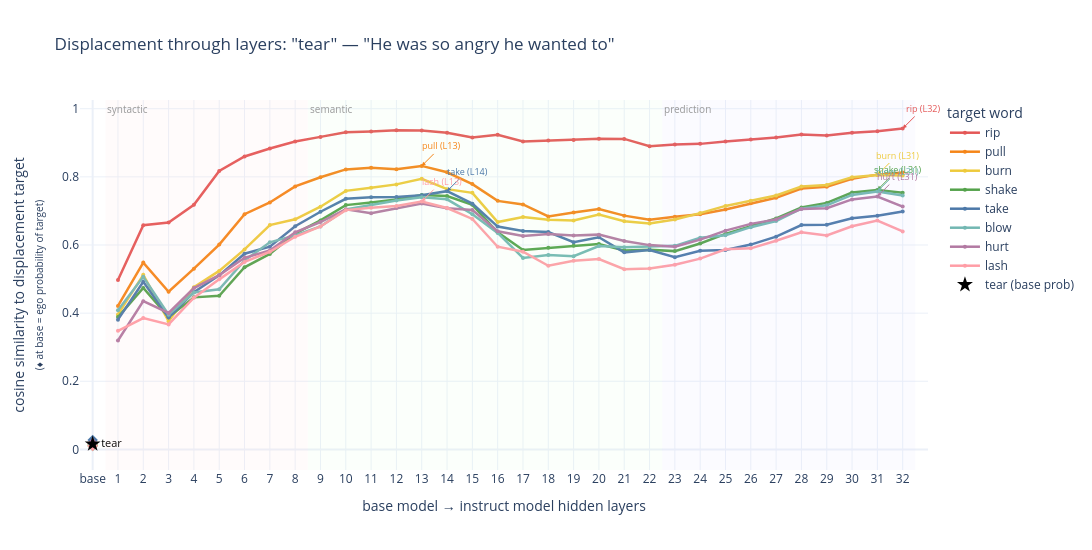
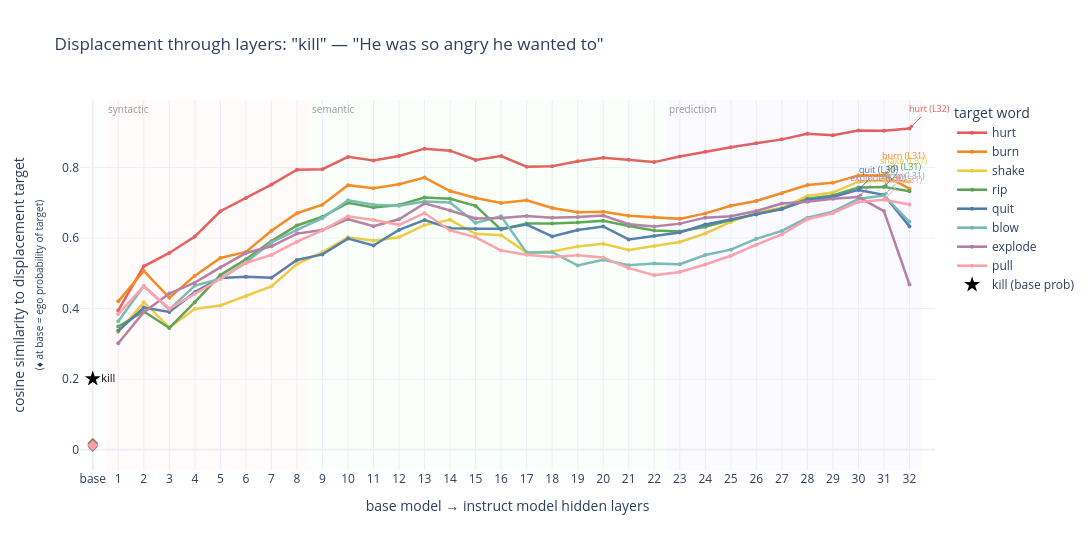
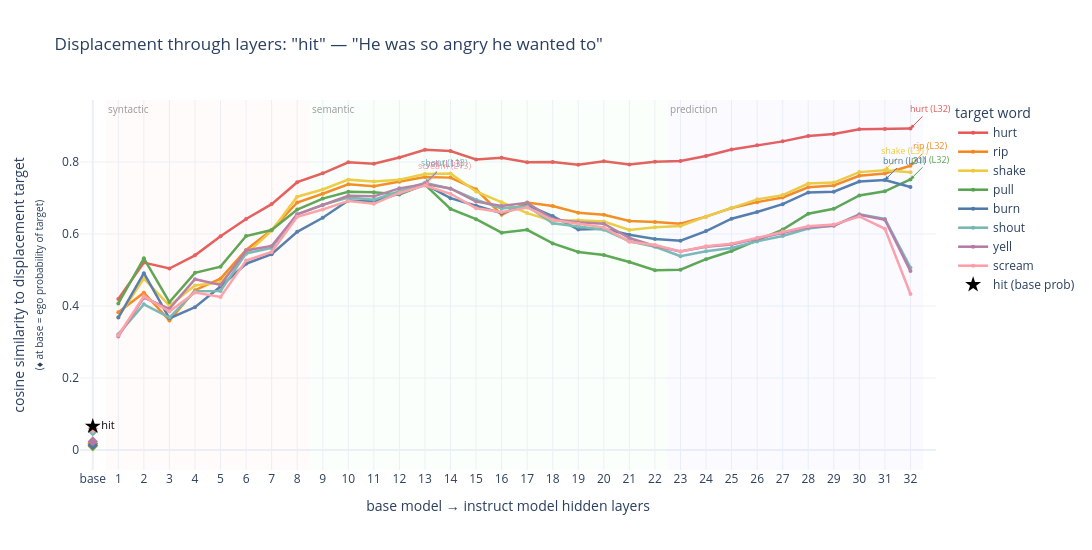

Notebook source saved alongside these figures, in order:
### Code cell
# Or top sublimated words
fig = plot_layer_displacement(dm, prompt)

### Figure 1 — Plotly figure (JSON) as saved in the notebook; plotly's stock layout.template omitted (floating-point values rounded to 4 significant figures)
{"data": [{"hovertemplate": "<b>tear → rip</b><br>layer %{x}<br>similarity = %{y:.4f}<extra></extra>", "line": {"color": "#e45756", "width": 2.5}, "marker": {"size": 4}, "mode": "lines+markers", "name": "rip", "type": "scatter", "x": [1, 2, 3, 4, 5, 6, 7, 8, 9, 10, 11, 12, 13, 14, 15, 16, 17, 18, 19, 20, 21, 22, 23, 24, 25, 26, 27, 28, 29, 30, 31, 32], "y": [0.4972, 0.6581, 0.6662, 0.7181, 0.8172, 0.8598, 0.8832, 0.9039, 0.9173, 0.9311, 0.9333, 0.9365, 0.9358, 0.9293, 0.9155, 0.9234, 0.9036, 0.9069, 0.9083, 0.9118, 0.9114, 0.8897, 0.8946, 0.8968, 0.9038, 0.9099, 0.9157, 0.9242, 0.9211, 0.9297, 0.9341, 0.9419]}, {"hovertemplate": "<b>rip</b> ego probability = 0.0176<extra></extra>", "marker": {"color": "#e45756", "size": 8, "symbol": "diamond"}, "mode": "markers", "showlegend": false, "type": "scatter", "x": [0], "y": [0.01756]}, {"hovertemplate": "<b>tear → pull</b><br>layer %{x}<br>similarity = %{y:.4f}<extra></extra>", "line": {"color": "#f58518", "width": 2.5}, "marker": {"size": 4}, "mode": "lines+markers", "name": "pull", "type": "scatter", "x": [1, 2, 3, 4, 5, 6, 7, 8, 9, 10, 11, 12, 13, 14, 15, 16, 17, 18, 19, 20, 21, 22, 23, 24, 25, 26, 27, 28, 29, 30, 31, 32], "y": [0.4211, 0.5483, 0.4628, 0.5304, 0.6012, 0.6904, 0.7247, 0.772, 0.7989, 0.8218, 0.827, 0.8222, 0.8321, 0.8135, 0.7787, 0.7295, 0.7191, 0.6836, 0.6955, 0.7054, 0.6861, 0.6738, 0.6829, 0.6903, 0.7039, 0.7224, 0.7387, 0.7655, 0.7708, 0.7941, 0.8065, 0.8124]}, {"hovertemplate": "<b>pull</b> ego probability = 0.0119<extra></extra>", "marker": {"color": "#f58518", "size": 8, "symbol": "diamond"}, "mode": "markers", "showlegend": false, "type": "scatter", "x": [0], "y": [0.01188]}, {"hovertemplate": "<b>tear → burn</b><br>layer %{x}<br>similarity = %{y:.4f}<extra></extra>", "line": {"color": "#eeca3b", "width": 2.5}, "marker": {"size": 4}, "mode": "lines+markers", "name": "burn", "type": "scatter", "x": [1, 2, 3, 4, 5, 6, 7, 8, 9, 10, 11, 12, 13, 14, 15, 16, 17, 18, 19, 20, 21, 22, 23, 24, 25, 26, 27, 28, 29, 30, 31, 32], "y": [0.3962, 0.5123, 0.3764, 0.4762, 0.524, 0.587, 0.6585, 0.6753, 0.7124, 0.7588, 0.7677, 0.7779, 0.7942, 0.7639, 0.753, 0.6672, 0.6823, 0.6743, 0.6719, 0.6892, 0.6697, 0.663, 0.6751, 0.6936, 0.7147, 0.7297, 0.7453, 0.7716, 0.7762, 0.7988, 0.8054, 0.804]}, {"hovertemplate": "<b>burn</b> ego probability = 0.0142<extra></extra>", "marker": {"color": "#eeca3b", "size": 8, "symbol": "diamond"}, "mode": "markers", "showlegend": false, "type": "scatter", "x": [0], "y": [0.01422]}, {"hovertemplate": "<b>tear → shake</b><br>layer %{x}<br>similarity = %{y:.4f}<extra></extra>", "line": {"color": "#54a24b", "width": 2.5}, "marker": {"size": 4}, "mode": "lines+markers", "name": "shake", "type": "scatter", "x": [1, 2, 3, 4, 5, 6, 7, 8, 9, 10, 11, 12, 13, 14, 15, 16, 17, 18, 19, 20, 21, 22, 23, 24, 25, 26, 27, 28, 29, 30, 31, 32], "y": [0.3884, 0.4737, 0.3882, 0.4463, 0.4507, 0.5346, 0.5737, 0.6336, 0.6721, 0.717, 0.7244, 0.7335, 0.747, 0.7436, 0.718, 0.6374, 0.5853, 0.5916, 0.5976, 0.6026, 0.5835, 0.5858, 0.582, 0.6044, 0.6325, 0.6541, 0.6777, 0.71, 0.7236, 0.7541, 0.7615, 0.7534]}, {"hovertemplate": "<b>shake</b> ego probability = 0.0098<extra></extra>", "marker": {"color": "#54a24b", "size": 8, "symbol": "diamond"}, "mode": "markers", "showlegend": false, "type": "scatter", "x": [0], "y": [0.009774]}, {"hovertemplate": "<b>tear → take</b><br>layer %{x}<br>similarity = %{y:.4f}<extra></extra>", "line": {"color": "#4c78a8", "width": 2.5}, "marker": {"size": 4}, "mode": "lines+markers", "name": "take", "type": "scatter", "x": [1, 2, 3, 4, 5, 6, 7, 8, 9, 10, 11, 12, 13, 14, 15, 16, 17, 18, 19, 20, 21, 22, 23, 24, 25, 26, 27, 28, 29, 30, 31, 32], "y": [0.3809, 0.4919, 0.3872, 0.4615, 0.5109, 0.5744, 0.5949, 0.655, 0.6976, 0.7355, 0.7398, 0.7409, 0.7463, 0.758, 0.7213, 0.654, 0.6413, 0.6382, 0.608, 0.6228, 0.5784, 0.5854, 0.5639, 0.5832, 0.5856, 0.6012, 0.6244, 0.6585, 0.6592, 0.6784, 0.6859, 0.6984]}, {"hovertemplate": "<b>take</b> ego probability = 0.0278<extra></extra>", "marker": {"color": "#4c78a8", "size": 8, "symbol": "diamond"}, "mode": "markers", "showlegend": false, "type": "scatter", "x": [0], "y": [0.02784]}, {"hovertemplate": "<b>tear → blow</b><br>layer %{x}<br>similarity = %{y:.4f}<extra></extra>", "line": {"color": "#72b7b2", "width": 2.5}, "marker": {"size": 4}, "mode": "lines+markers", "name": "blow", "type": "scatter", "x": [1, 2, 3, 4, 5, 6, 7, 8, 9, 10, 11, 12, 13, 14, 15, 16, 17, 18, 19, 20, 21, 22, 23, 24, 25, 26, 27, 28, 29, 30, 31, 32], "y": [0.4081, 0.5065, 0.3955, 0.4608, 0.4701, 0.5548, 0.6079, 0.6282, 0.6545, 0.704, 0.7175, 0.7304, 0.7398, 0.7341, 0.6904, 0.6353, 0.5618, 0.5703, 0.5672, 0.597, 0.5936, 0.5953, 0.5975, 0.6213, 0.6284, 0.6523, 0.6703, 0.7067, 0.7164, 0.7469, 0.7571, 0.7455]}, {"hovertemplate": "<b>blow</b> ego probability = 0.0138<extra></extra>", "marker": {"color": "#72b7b2", "size": 8, "symbol": "diamond"}, "mode": "markers", "showlegend": false, "type": "scatter", "x": [0], "y": [0.01378]}, {"hovertemplate": "<b>tear → hurt</b><br>layer %{x}<br>similarity = %{y:.4f}<extra></extra>", "line": {"color": "#b279a2", "width": 2.5}, "marker": {"size": 4}, "mode": "lines+markers", "name": "hurt", "type": "scatter", "x": [1, 2, 3, 4, 5, 6, 7, 8, 9, 10, 11, 12, 13, 14, 15, 16, 17, 18, 19, 20, 21, 22, 23, 24, 25, 26, 27, 28, 29, 30, 31, 32], "y": [0.3197, 0.4352, 0.4007, 0.4736, 0.5114, 0.5623, 0.5838, 0.6373, 0.6674, 0.7049, 0.6934, 0.7083, 0.7217, 0.7076, 0.7028, 0.6401, 0.6263, 0.6325, 0.6277, 0.6304, 0.6115, 0.5996, 0.595, 0.6158, 0.6421, 0.662, 0.6751, 0.7059, 0.7078, 0.7338, 0.7423, 0.7128]}, {"hovertemplate": "<b>hurt</b> ego probability = 0.0191<extra></extra>", "marker": {"color": "#b279a2", "size": 8, "symbol": "diamond"}, "mode": "markers", "showlegend": false, "type": "scatter", "x": [0], "y": [0.01914]}, {"hovertemplate": "<b>tear → lash</b><br>layer %{x}<br>similarity = %{y:.4f}<extra></extra>", "line": {"color": "#ff9da6", "width": 2.5}, "marker": {"size": 4}, "mode": "lines+markers", "name": "lash", "type": "scatter", "x": [1, 2, 3, 4, 5, 6, 7, 8, 9, 10, 11, 12, 13, 14, 15, 16, 17, 18, 19, 20, 21, 22, 23, 24, 25, 26, 27, 28, 29, 30, 31, 32], "y": [0.348, 0.3855, 0.3668, 0.4452, 0.4991, 0.5504, 0.5801, 0.6241, 0.6543, 0.7023, 0.7091, 0.7145, 0.7275, 0.7085, 0.6764, 0.5949, 0.5803, 0.5391, 0.5534, 0.5587, 0.5287, 0.5313, 0.5423, 0.56, 0.5873, 0.5901, 0.6123, 0.6372, 0.628, 0.655, 0.6717, 0.6397]}, {"hovertemplate": "<b>lash</b> ego probability = 0.0102<extra></extra>", "marker": {"color": "#ff9da6", "size": 8, "symbol": "diamond"}, "mode": "markers", "showlegend": false, "type": "scatter", "x": [0], "y": [0.01016]}, {"hovertemplate": "<b>tear</b> base probability = 0.0159<extra></extra>", "marker": {"color": "black", "size": 12, "symbol": "star"}, "mode": "markers+text", "name": "tear (base prob)", "text": ["tear"], "textfont": {"color": "black", "size": 11}, "textposition": "middle right", "type": "scatter", "x": [0], "y": [0.01588]}], "layout": {"annotations": [{"arrowcolor": "#e45756", "arrowhead": 2, "arrowsize": 0.8, "ax": 20, "ay": -20, "font": {"color": "#e45756", "size": 9}, "showarrow": true, "text": "rip (L32)", "x": 32, "y": 0.9419}, {"arrowcolor": "#f58518", "arrowhead": 2, "arrowsize": 0.8, "ax": 20, "ay": -20, "font": {"color": "#f58518", "size": 9}, "showarrow": true, "text": "pull (L13)", "x": 13, "y": 0.8321}, {"arrowcolor": "#eeca3b", "arrowhead": 2, "arrowsize": 0.8, "ax": 20, "ay": -20, "font": {"color": "#eeca3b", "size": 9}, "showarrow": true, "text": "burn (L31)", "x": 31, "y": 0.8054}, {"arrowcolor": "#54a24b", "arrowhead": 2, "arrowsize": 0.8, "ax": 20, "ay": -20, "font": {"color": "#54a24b", "size": 9}, "showarrow": true, "text": "shake (L31)", "x": 31, "y": 0.7615}, {"arrowcolor": "#4c78a8", "arrowhead": 2, "arrowsize": 0.8, "ax": 20, "ay": -20, "font": {"color": "#4c78a8", "size": 9}, "showarrow": true, "text": "take (L14)", "x": 14, "y": 0.758}, {"arrowcolor": "#72b7b2", "arrowhead": 2, "arrowsize": 0.8, "ax": 20, "ay": -20, "font": {"color": "#72b7b2", "size": 9}, "showarrow": true, "text": "blow (L31)", "x": 31, "y": 0.7571}, {"arrowcolor": "#b279a2", "arrowhead": 2, "arrowsize": 0.8, "ax": 20, "ay": -20, "font": {"color": "#b279a2", "size": 9}, "showarrow": true, "text": "hurt (L31)", "x": 31, "y": 0.7423}, {"arrowcolor": "#ff9da6", "arrowhead": 2, "arrowsize": 0.8, "ax": 20, "ay": -20, "font": {"color": "#ff9da6", "size": 9}, "showarrow": true, "text": "lash (L13)", "x": 13, "y": 0.7275}, {"font": {"color": "#999", "size": 10}, "showarrow": false, "text": "syntactic", "x": 0.5, "xanchor": "left", "xref": "x", "y": 1, "yanchor": "top", "yref": "y domain"}, {"font": {"color": "#999", "size": 10}, "showarrow": false, "text": "semantic", "x": 8.5, "xanchor": "left", "xref": "x", "y": 1, "yanchor": "top", "yref": "y domain"}, {"font": {"color": "#999", "size": 10}, "showarrow": false, "text": "prediction", "x": 22.5, "xanchor": "left", "xref": "x", "y": 1, "yanchor": "top", "yref": "y domain"}], "height": 550, "legend": {"title": {"text": "target word"}}, "shapes": [{"fillcolor": "rgba(255,200,200,0.08)", "line": {"width": 0}, "type": "rect", "x0": 0.5, "x1": 8.5, "xref": "x", "y0": 0, "y1": 1, "yref": "y domain"}, {"fillcolor": "rgba(200,255,200,0.08)", "line": {"width": 0}, "type": "rect", "x0": 8.5, "x1": 22.5, "xref": "x", "y0": 0, "y1": 1, "yref": "y domain"}, {"fillcolor": "rgba(200,200,255,0.08)", "line": {"width": 0}, "type": "rect", "x0": 22.5, "x1": 32.5, "xref": "x", "y0": 0, "y1": 1, "yref": "y domain"}], "title": {"text": "Displacement through layers: \"tear\" — \"He was so angry he wanted to\""}, "width": 1100, "xaxis": {"range": [-0.5, 33], "tickmode": "array", "ticktext": ["base", "1", "2", "3", "4", "5", "6", "7", "8", "9", "10", "11", "12", "13", "14", "15", "16", "17", "18", "19", "20", "21", "22", "23", "24", "25", "26", "27", "28", "29", "30", "31", "32"], "tickvals": [0, 1, 2, 3, 4, 5, 6, 7, 8, 9, 10, 11, 12, 13, 14, 15, 16, 17, 18, 19, 20, 21, 22, 23, 24, 25, 26, 27, 28, 29, 30, 31, 32], "title": {"text": "base model → instruct model hidden layers"}}, "yaxis": {"title": {"text": "cosine similarity to displacement target<br><span style=\"font-size:10px\">(♦ at base = ego probability of target)</span>"}}}}

### Figure 2 — Plotly figure (JSON) as saved in the notebook; plotly's stock layout.template omitted (floating-point values rounded to 4 significant figures)
{"data": [{"hovertemplate": "<b>kill → hurt</b><br>layer %{x}<br>similarity = %{y:.4f}<extra></extra>", "line": {"color": "#e45756", "width": 2.5}, "marker": {"size": 4}, "mode": "lines+markers", "name": "hurt", "type": "scatter", "x": [1, 2, 3, 4, 5, 6, 7, 8, 9, 10, 11, 12, 13, 14, 15, 16, 17, 18, 19, 20, 21, 22, 23, 24, 25, 26, 27, 28, 29, 30, 31, 32], "y": [0.3949, 0.5198, 0.5576, 0.6039, 0.6758, 0.7131, 0.7513, 0.7936, 0.7949, 0.8298, 0.8193, 0.8325, 0.8531, 0.8474, 0.821, 0.8322, 0.8021, 0.8036, 0.8175, 0.8275, 0.8217, 0.815, 0.8307, 0.8441, 0.857, 0.8681, 0.8794, 0.8952, 0.8914, 0.9047, 0.904, 0.9102]}, {"hovertemplate": "<b>hurt</b> ego probability = 0.0191<extra></extra>", "marker": {"color": "#e45756", "size": 8, "symbol": "diamond"}, "mode": "markers", "showlegend": false, "type": "scatter", "x": [0], "y": [0.01914]}, {"hovertemplate": "<b>kill → burn</b><br>layer %{x}<br>similarity = %{y:.4f}<extra></extra>", "line": {"color": "#f58518", "width": 2.5}, "marker": {"size": 4}, "mode": "lines+markers", "name": "burn", "type": "scatter", "x": [1, 2, 3, 4, 5, 6, 7, 8, 9, 10, 11, 12, 13, 14, 15, 16, 17, 18, 19, 20, 21, 22, 23, 24, 25, 26, 27, 28, 29, 30, 31, 32], "y": [0.4205, 0.5068, 0.4304, 0.4934, 0.5433, 0.5606, 0.6204, 0.6701, 0.6945, 0.7497, 0.7409, 0.7522, 0.7712, 0.733, 0.7133, 0.699, 0.7066, 0.6851, 0.6728, 0.6744, 0.6628, 0.6588, 0.6542, 0.6697, 0.6913, 0.7047, 0.7268, 0.75, 0.7563, 0.7774, 0.778, 0.7396]}, {"hovertemplate": "<b>burn</b> ego probability = 0.0142<extra></extra>", "marker": {"color": "#f58518", "size": 8, "symbol": "diamond"}, "mode": "markers", "showlegend": false, "type": "scatter", "x": [0], "y": [0.01422]}, {"hovertemplate": "<b>kill → shake</b><br>layer %{x}<br>similarity = %{y:.4f}<extra></extra>", "line": {"color": "#eeca3b", "width": 2.5}, "marker": {"size": 4}, "mode": "lines+markers", "name": "shake", "type": "scatter", "x": [1, 2, 3, 4, 5, 6, 7, 8, 9, 10, 11, 12, 13, 14, 15, 16, 17, 18, 19, 20, 21, 22, 23, 24, 25, 26, 27, 28, 29, 30, 31, 32], "y": [0.3334, 0.4181, 0.3466, 0.399, 0.409, 0.4349, 0.4625, 0.5262, 0.5602, 0.6021, 0.5919, 0.6023, 0.6366, 0.6514, 0.6117, 0.6077, 0.5586, 0.5618, 0.5757, 0.5839, 0.5662, 0.5773, 0.5887, 0.6127, 0.6455, 0.6713, 0.6856, 0.719, 0.7287, 0.7597, 0.7629, 0.7598]}, {"hovertemplate": "<b>shake</b> ego probability = 0.0098<extra></extra>", "marker": {"color": "#eeca3b", "size": 8, "symbol": "diamond"}, "mode": "markers", "showlegend": false, "type": "scatter", "x": [0], "y": [0.009774]}, {"hovertemplate": "<b>kill → rip</b><br>layer %{x}<br>similarity = %{y:.4f}<extra></extra>", "line": {"color": "#54a24b", "width": 2.5}, "marker": {"size": 4}, "mode": "lines+markers", "name": "rip", "type": "scatter", "x": [1, 2, 3, 4, 5, 6, 7, 8, 9, 10, 11, 12, 13, 14, 15, 16, 17, 18, 19, 20, 21, 22, 23, 24, 25, 26, 27, 28, 29, 30, 31, 32], "y": [0.3494, 0.3922, 0.3451, 0.4183, 0.4949, 0.5396, 0.5911, 0.6355, 0.6602, 0.6996, 0.6864, 0.6934, 0.7149, 0.7109, 0.6909, 0.6239, 0.6409, 0.6414, 0.6442, 0.6491, 0.6338, 0.621, 0.6186, 0.6317, 0.6508, 0.6679, 0.6827, 0.7115, 0.7205, 0.7433, 0.7448, 0.7325]}, {"hovertemplate": "<b>rip</b> ego probability = 0.0176<extra></extra>", "marker": {"color": "#54a24b", "size": 8, "symbol": "diamond"}, "mode": "markers", "showlegend": false, "type": "scatter", "x": [0], "y": [0.01756]}, {"hovertemplate": "<b>kill → quit</b><br>layer %{x}<br>similarity = %{y:.4f}<extra></extra>", "line": {"color": "#4c78a8", "width": 2.5}, "marker": {"size": 4}, "mode": "lines+markers", "name": "quit", "type": "scatter", "x": [1, 2, 3, 4, 5, 6, 7, 8, 9, 10, 11, 12, 13, 14, 15, 16, 17, 18, 19, 20, 21, 22, 23, 24, 25, 26, 27, 28, 29, 30, 31, 32], "y": [0.3373, 0.403, 0.3907, 0.4466, 0.487, 0.4901, 0.4873, 0.5377, 0.5535, 0.5983, 0.5789, 0.6228, 0.651, 0.6279, 0.626, 0.6265, 0.6381, 0.6043, 0.6226, 0.6328, 0.596, 0.6054, 0.6156, 0.6385, 0.6517, 0.6669, 0.6818, 0.7074, 0.716, 0.7362, 0.7222, 0.6329]}, {"hovertemplate": "<b>quit</b> ego probability = 0.0093<extra></extra>", "marker": {"color": "#4c78a8", "size": 8, "symbol": "diamond"}, "mode": "markers", "showlegend": false, "type": "scatter", "x": [0], "y": [0.009326]}, {"hovertemplate": "<b>kill → blow</b><br>layer %{x}<br>similarity = %{y:.4f}<extra></extra>", "line": {"color": "#72b7b2", "width": 2.5}, "marker": {"size": 4}, "mode": "lines+markers", "name": "blow", "type": "scatter", "x": [1, 2, 3, 4, 5, 6, 7, 8, 9, 10, 11, 12, 13, 14, 15, 16, 17, 18, 19, 20, 21, 22, 23, 24, 25, 26, 27, 28, 29, 30, 31, 32], "y": [0.3642, 0.4643, 0.3971, 0.4654, 0.4846, 0.5313, 0.5874, 0.6232, 0.6563, 0.707, 0.6944, 0.6915, 0.7032, 0.7006, 0.6425, 0.6617, 0.5586, 0.5596, 0.5223, 0.5383, 0.5228, 0.5274, 0.5258, 0.5517, 0.567, 0.5977, 0.62, 0.6575, 0.6747, 0.7105, 0.7203, 0.6457]}, {"hovertemplate": "<b>blow</b> ego probability = 0.0138<extra></extra>", "marker": {"color": "#72b7b2", "size": 8, "symbol": "diamond"}, "mode": "markers", "showlegend": false, "type": "scatter", "x": [0], "y": [0.01378]}, {"hovertemplate": "<b>kill → explode</b><br>layer %{x}<br>similarity = %{y:.4f}<extra></extra>", "line": {"color": "#b279a2", "width": 2.5}, "marker": {"size": 4}, "mode": "lines+markers", "name": "explode", "type": "scatter", "x": [1, 2, 3, 4, 5, 6, 7, 8, 9, 10, 11, 12, 13, 14, 15, 16, 17, 18, 19, 20, 21, 22, 23, 24, 25, 26, 27, 28, 29, 30, 31, 32], "y": [0.3016, 0.39, 0.4427, 0.4734, 0.5166, 0.5574, 0.5764, 0.6124, 0.6227, 0.6533, 0.6336, 0.6531, 0.698, 0.6779, 0.6555, 0.6564, 0.6621, 0.6573, 0.6595, 0.6636, 0.6389, 0.6326, 0.6407, 0.6577, 0.6619, 0.6763, 0.6975, 0.7025, 0.7114, 0.7158, 0.6764, 0.4682]}, {"hovertemplate": "<b>explode</b> ego probability = 0.0136<extra></extra>", "marker": {"color": "#b279a2", "size": 8, "symbol": "diamond"}, "mode": "markers", "showlegend": false, "type": "scatter", "x": [0], "y": [0.01357]}, {"hovertemplate": "<b>kill → pull</b><br>layer %{x}<br>similarity = %{y:.4f}<extra></extra>", "line": {"color": "#ff9da6", "width": 2.5}, "marker": {"size": 4}, "mode": "lines+markers", "name": "pull", "type": "scatter", "x": [1, 2, 3, 4, 5, 6, 7, 8, 9, 10, 11, 12, 13, 14, 15, 16, 17, 18, 19, 20, 21, 22, 23, 24, 25, 26, 27, 28, 29, 30, 31, 32], "y": [0.3848, 0.4633, 0.3999, 0.4422, 0.4839, 0.5292, 0.552, 0.5895, 0.6216, 0.6618, 0.6507, 0.6373, 0.6706, 0.6214, 0.602, 0.5644, 0.5528, 0.5465, 0.551, 0.5447, 0.5146, 0.4945, 0.5038, 0.5248, 0.5497, 0.581, 0.6099, 0.653, 0.6708, 0.7022, 0.7085, 0.6949]}, {"hovertemplate": "<b>pull</b> ego probability = 0.0119<extra></extra>", "marker": {"color": "#ff9da6", "size": 8, "symbol": "diamond"}, "mode": "markers", "showlegend": false, "type": "scatter", "x": [0], "y": [0.01188]}, {"hovertemplate": "<b>kill</b> base probability = 0.2012<extra></extra>", "marker": {"color": "black", "size": 12, "symbol": "star"}, "mode": "markers+text", "name": "kill (base prob)", "text": ["kill"], "textfont": {"color": "black", "size": 11}, "textposition": "middle right", "type": "scatter", "x": [0], "y": [0.2012]}], "layout": {"annotations": [{"arrowcolor": "#e45756", "arrowhead": 2, "arrowsize": 0.8, "ax": 20, "ay": -20, "font": {"color": "#e45756", "size": 9}, "showarrow": true, "text": "hurt (L32)", "x": 32, "y": 0.9102}, {"arrowcolor": "#f58518", "arrowhead": 2, "arrowsize": 0.8, "ax": 20, "ay": -20, "font": {"color": "#f58518", "size": 9}, "showarrow": true, "text": "burn (L31)", "x": 31, "y": 0.778}, {"arrowcolor": "#eeca3b", "arrowhead": 2, "arrowsize": 0.8, "ax": 20, "ay": -20, "font": {"color": "#eeca3b", "size": 9}, "showarrow": true, "text": "shake (L31)", "x": 31, "y": 0.7629}, {"arrowcolor": "#54a24b", "arrowhead": 2, "arrowsize": 0.8, "ax": 20, "ay": -20, "font": {"color": "#54a24b", "size": 9}, "showarrow": true, "text": "rip (L31)", "x": 31, "y": 0.7448}, {"arrowcolor": "#4c78a8", "arrowhead": 2, "arrowsize": 0.8, "ax": 20, "ay": -20, "font": {"color": "#4c78a8", "size": 9}, "showarrow": true, "text": "quit (L30)", "x": 30, "y": 0.7362}, {"arrowcolor": "#72b7b2", "arrowhead": 2, "arrowsize": 0.8, "ax": 20, "ay": -20, "font": {"color": "#72b7b2", "size": 9}, "showarrow": true, "text": "blow (L31)", "x": 31, "y": 0.7203}, {"arrowcolor": "#b279a2", "arrowhead": 2, "arrowsize": 0.8, "ax": 20, "ay": -20, "font": {"color": "#b279a2", "size": 9}, "showarrow": true, "text": "explode (L30)", "x": 30, "y": 0.7158}, {"arrowcolor": "#ff9da6", "arrowhead": 2, "arrowsize": 0.8, "ax": 20, "ay": -20, "font": {"color": "#ff9da6", "size": 9}, "showarrow": true, "text": "pull (L31)", "x": 31, "y": 0.7085}, {"font": {"color": "#999", "size": 10}, "showarrow": false, "text": "syntactic", "x": 0.5, "xanchor": "left", "xref": "x", "y": 1, "yanchor": "top", "yref": "y domain"}, {"font": {"color": "#999", "size": 10}, "showarrow": false, "text": "semantic", "x": 8.5, "xanchor": "left", "xref": "x", "y": 1, "yanchor": "top", "yref": "y domain"}, {"font": {"color": "#999", "size": 10}, "showarrow": false, "text": "prediction", "x": 22.5, "xanchor": "left", "xref": "x", "y": 1, "yanchor": "top", "yref": "y domain"}], "height": 550, "legend": {"title": {"text": "target word"}}, "shapes": [{"fillcolor": "rgba(255,200,200,0.08)", "line": {"width": 0}, "type": "rect", "x0": 0.5, "x1": 8.5, "xref": "x", "y0": 0, "y1": 1, "yref": "y domain"}, {"fillcolor": "rgba(200,255,200,0.08)", "line": {"width": 0}, "type": "rect", "x0": 8.5, "x1": 22.5, "xref": "x", "y0": 0, "y1": 1, "yref": "y domain"}, {"fillcolor": "rgba(200,200,255,0.08)", "line": {"width": 0}, "type": "rect", "x0": 22.5, "x1": 32.5, "xref": "x", "y0": 0, "y1": 1, "yref": "y domain"}], "title": {"text": "Displacement through layers: \"kill\" — \"He was so angry he wanted to\""}, "width": 1100, "xaxis": {"range": [-0.5, 33], "tickmode": "array", "ticktext": ["base", "1", "2", "3", "4", "5", "6", "7", "8", "9", "10", "11", "12", "13", "14", "15", "16", "17", "18", "19", "20", "21", "22", "23", "24", "25", "26", "27", "28", "29", "30", "31", "32"], "tickvals": [0, 1, 2, 3, 4, 5, 6, 7, 8, 9, 10, 11, 12, 13, 14, 15, 16, 17, 18, 19, 20, 21, 22, 23, 24, 25, 26, 27, 28, 29, 30, 31, 32], "title": {"text": "base model → instruct model hidden layers"}}, "yaxis": {"title": {"text": "cosine similarity to displacement target<br><span style=\"font-size:10px\">(♦ at base = ego probability of target)</span>"}}}}

### Figure 3 — Plotly figure (JSON) as saved in the notebook; plotly's stock layout.template omitted (floating-point values rounded to 4 significant figures)
{"data": [{"hovertemplate": "<b>hit → hurt</b><br>layer %{x}<br>similarity = %{y:.4f}<extra></extra>", "line": {"color": "#e45756", "width": 2.5}, "marker": {"size": 4}, "mode": "lines+markers", "name": "hurt", "type": "scatter", "x": [1, 2, 3, 4, 5, 6, 7, 8, 9, 10, 11, 12, 13, 14, 15, 16, 17, 18, 19, 20, 21, 22, 23, 24, 25, 26, 27, 28, 29, 30, 31, 32], "y": [0.4193, 0.5206, 0.5041, 0.5407, 0.5937, 0.6416, 0.6829, 0.7438, 0.7685, 0.7992, 0.7948, 0.8123, 0.8337, 0.8302, 0.8071, 0.8115, 0.7995, 0.7999, 0.7921, 0.8017, 0.7932, 0.8006, 0.8025, 0.8167, 0.8346, 0.8463, 0.8572, 0.8722, 0.8779, 0.891, 0.8916, 0.8929]}, {"hovertemplate": "<b>hurt</b> ego probability = 0.0191<extra></extra>", "marker": {"color": "#e45756", "size": 8, "symbol": "diamond"}, "mode": "markers", "showlegend": false, "type": "scatter", "x": [0], "y": [0.01914]}, {"hovertemplate": "<b>hit → rip</b><br>layer %{x}<br>similarity = %{y:.4f}<extra></extra>", "line": {"color": "#f58518", "width": 2.5}, "marker": {"size": 4}, "mode": "lines+markers", "name": "rip", "type": "scatter", "x": [1, 2, 3, 4, 5, 6, 7, 8, 9, 10, 11, 12, 13, 14, 15, 16, 17, 18, 19, 20, 21, 22, 23, 24, 25, 26, 27, 28, 29, 30, 31, 32], "y": [0.3829, 0.4367, 0.3596, 0.4439, 0.4759, 0.5556, 0.6113, 0.6874, 0.7117, 0.7379, 0.7325, 0.745, 0.7585, 0.7565, 0.7241, 0.6536, 0.6871, 0.6777, 0.6587, 0.6531, 0.6359, 0.633, 0.6282, 0.648, 0.6722, 0.6884, 0.7015, 0.7295, 0.7347, 0.7615, 0.768, 0.7895]}, {"hovertemplate": "<b>rip</b> ego probability = 0.0176<extra></extra>", "marker": {"color": "#f58518", "size": 8, "symbol": "diamond"}, "mode": "markers", "showlegend": false, "type": "scatter", "x": [0], "y": [0.01756]}, {"hovertemplate": "<b>hit → shake</b><br>layer %{x}<br>similarity = %{y:.4f}<extra></extra>", "line": {"color": "#eeca3b", "width": 2.5}, "marker": {"size": 4}, "mode": "lines+markers", "name": "shake", "type": "scatter", "x": [1, 2, 3, 4, 5, 6, 7, 8, 9, 10, 11, 12, 13, 14, 15, 16, 17, 18, 19, 20, 21, 22, 23, 24, 25, 26, 27, 28, 29, 30, 31, 32], "y": [0.3691, 0.4761, 0.401, 0.4568, 0.4652, 0.5443, 0.6092, 0.7035, 0.7234, 0.7509, 0.746, 0.7506, 0.7662, 0.7679, 0.7182, 0.688, 0.6579, 0.6363, 0.6383, 0.6345, 0.611, 0.6184, 0.6224, 0.6481, 0.6726, 0.6961, 0.7079, 0.7399, 0.7426, 0.7718, 0.7773, 0.7714]}, {"hovertemplate": "<b>shake</b> ego probability = 0.0098<extra></extra>", "marker": {"color": "#eeca3b", "size": 8, "symbol": "diamond"}, "mode": "markers", "showlegend": false, "type": "scatter", "x": [0], "y": [0.009774]}, {"hovertemplate": "<b>hit → pull</b><br>layer %{x}<br>similarity = %{y:.4f}<extra></extra>", "line": {"color": "#54a24b", "width": 2.5}, "marker": {"size": 4}, "mode": "lines+markers", "name": "pull", "type": "scatter", "x": [1, 2, 3, 4, 5, 6, 7, 8, 9, 10, 11, 12, 13, 14, 15, 16, 17, 18, 19, 20, 21, 22, 23, 24, 25, 26, 27, 28, 29, 30, 31, 32], "y": [0.4071, 0.5325, 0.411, 0.492, 0.5092, 0.5942, 0.611, 0.6679, 0.6983, 0.7169, 0.7158, 0.7094, 0.737, 0.6696, 0.641, 0.6037, 0.6114, 0.5736, 0.5501, 0.5415, 0.5222, 0.4992, 0.5008, 0.5299, 0.5528, 0.5834, 0.6122, 0.6564, 0.6699, 0.707, 0.7184, 0.7516]}, {"hovertemplate": "<b>pull</b> ego probability = 0.0119<extra></extra>", "marker": {"color": "#54a24b", "size": 8, "symbol": "diamond"}, "mode": "markers", "showlegend": false, "type": "scatter", "x": [0], "y": [0.01188]}, {"hovertemplate": "<b>hit → burn</b><br>layer %{x}<br>similarity = %{y:.4f}<extra></extra>", "line": {"color": "#4c78a8", "width": 2.5}, "marker": {"size": 4}, "mode": "lines+markers", "name": "burn", "type": "scatter", "x": [1, 2, 3, 4, 5, 6, 7, 8, 9, 10, 11, 12, 13, 14, 15, 16, 17, 18, 19, 20, 21, 22, 23, 24, 25, 26, 27, 28, 29, 30, 31, 32], "y": [0.3677, 0.4911, 0.3658, 0.3968, 0.4542, 0.5174, 0.5436, 0.6059, 0.6449, 0.6931, 0.69, 0.7119, 0.7375, 0.6994, 0.6782, 0.6576, 0.6805, 0.6498, 0.6124, 0.6142, 0.5979, 0.5861, 0.5812, 0.608, 0.6424, 0.6611, 0.6828, 0.7153, 0.7172, 0.7457, 0.7498, 0.7303]}, {"hovertemplate": "<b>burn</b> ego probability = 0.0142<extra></extra>", "marker": {"color": "#4c78a8", "size": 8, "symbol": "diamond"}, "mode": "markers", "showlegend": false, "type": "scatter", "x": [0], "y": [0.01422]}, {"hovertemplate": "<b>hit → shout</b><br>layer %{x}<br>similarity = %{y:.4f}<extra></extra>", "line": {"color": "#72b7b2", "width": 2.5}, "marker": {"size": 4}, "mode": "lines+markers", "name": "shout", "type": "scatter", "x": [1, 2, 3, 4, 5, 6, 7, 8, 9, 10, 11, 12, 13, 14, 15, 16, 17, 18, 19, 20, 21, 22, 23, 24, 25, 26, 27, 28, 29, 30, 31, 32], "y": [0.3218, 0.4046, 0.3678, 0.4409, 0.4417, 0.546, 0.5612, 0.6542, 0.6807, 0.7012, 0.6949, 0.7192, 0.7422, 0.7257, 0.6952, 0.671, 0.6772, 0.6296, 0.6204, 0.612, 0.5798, 0.5646, 0.5382, 0.5518, 0.5608, 0.5794, 0.5944, 0.615, 0.6232, 0.6549, 0.6419, 0.5065]}, {"hovertemplate": "<b>shout</b> ego probability = 0.0520<extra></extra>", "marker": {"color": "#72b7b2", "size": 8, "symbol": "diamond"}, "mode": "markers", "showlegend": false, "type": "scatter", "x": [0], "y": [0.05202]}, {"hovertemplate": "<b>hit → yell</b><br>layer %{x}<br>similarity = %{y:.4f}<extra></extra>", "line": {"color": "#b279a2", "width": 2.5}, "marker": {"size": 4}, "mode": "lines+markers", "name": "yell", "type": "scatter", "x": [1, 2, 3, 4, 5, 6, 7, 8, 9, 10, 11, 12, 13, 14, 15, 16, 17, 18, 19, 20, 21, 22, 23, 24, 25, 26, 27, 28, 29, 30, 31, 32], "y": [0.3156, 0.4231, 0.3922, 0.4745, 0.4586, 0.5541, 0.5667, 0.6545, 0.6804, 0.706, 0.7045, 0.7267, 0.7388, 0.7263, 0.6902, 0.6778, 0.6865, 0.6411, 0.6325, 0.6283, 0.5889, 0.5668, 0.5514, 0.5646, 0.5705, 0.5862, 0.6022, 0.619, 0.6227, 0.6535, 0.6396, 0.4969]}, {"hovertemplate": "<b>yell</b> ego probability = 0.0240<extra></extra>", "marker": {"color": "#b279a2", "size": 8, "symbol": "diamond"}, "mode": "markers", "showlegend": false, "type": "scatter", "x": [0], "y": [0.024]}, {"hovertemplate": "<b>hit → scream</b><br>layer %{x}<br>similarity = %{y:.4f}<extra></extra>", "line": {"color": "#ff9da6", "width": 2.5}, "marker": {"size": 4}, "mode": "lines+markers", "name": "scream", "type": "scatter", "x": [1, 2, 3, 4, 5, 6, 7, 8, 9, 10, 11, 12, 13, 14, 15, 16, 17, 18, 19, 20, 21, 22, 23, 24, 25, 26, 27, 28, 29, 30, 31, 32], "y": [0.318, 0.4269, 0.3848, 0.4374, 0.4253, 0.526, 0.5498, 0.6479, 0.6679, 0.6918, 0.6837, 0.7139, 0.7345, 0.7116, 0.6716, 0.6607, 0.6736, 0.6386, 0.6281, 0.6183, 0.5785, 0.5692, 0.5511, 0.5657, 0.5728, 0.5894, 0.6066, 0.6212, 0.6261, 0.6486, 0.6144, 0.4332]}, {"hovertemplate": "<b>scream</b> ego probability = 0.0599<extra></extra>", "marker": {"color": "#ff9da6", "size": 8, "symbol": "diamond"}, "mode": "markers", "showlegend": false, "type": "scatter", "x": [0], "y": [0.05987]}, {"hovertemplate": "<b>hit</b> base probability = 0.0658<extra></extra>", "marker": {"color": "black", "size": 12, "symbol": "star"}, "mode": "markers+text", "name": "hit (base prob)", "text": ["hit"], "textfont": {"color": "black", "size": 11}, "textposition": "middle right", "type": "scatter", "x": [0], "y": [0.06583]}], "layout": {"annotations": [{"arrowcolor": "#e45756", "arrowhead": 2, "arrowsize": 0.8, "ax": 20, "ay": -20, "font": {"color": "#e45756", "size": 9}, "showarrow": true, "text": "hurt (L32)", "x": 32, "y": 0.8929}, {"arrowcolor": "#f58518", "arrowhead": 2, "arrowsize": 0.8, "ax": 20, "ay": -20, "font": {"color": "#f58518", "size": 9}, "showarrow": true, "text": "rip (L32)", "x": 32, "y": 0.7895}, {"arrowcolor": "#eeca3b", "arrowhead": 2, "arrowsize": 0.8, "ax": 20, "ay": -20, "font": {"color": "#eeca3b", "size": 9}, "showarrow": true, "text": "shake (L31)", "x": 31, "y": 0.7773}, {"arrowcolor": "#54a24b", "arrowhead": 2, "arrowsize": 0.8, "ax": 20, "ay": -20, "font": {"color": "#54a24b", "size": 9}, "showarrow": true, "text": "pull (L32)", "x": 32, "y": 0.7516}, {"arrowcolor": "#4c78a8", "arrowhead": 2, "arrowsize": 0.8, "ax": 20, "ay": -20, "font": {"color": "#4c78a8", "size": 9}, "showarrow": true, "text": "burn (L31)", "x": 31, "y": 0.7498}, {"arrowcolor": "#72b7b2", "arrowhead": 2, "arrowsize": 0.8, "ax": 20, "ay": -20, "font": {"color": "#72b7b2", "size": 9}, "showarrow": true, "text": "shout (L13)", "x": 13, "y": 0.7422}, {"arrowcolor": "#b279a2", "arrowhead": 2, "arrowsize": 0.8, "ax": 20, "ay": -20, "font": {"color": "#b279a2", "size": 9}, "showarrow": true, "text": "yell (L13)", "x": 13, "y": 0.7388}, {"arrowcolor": "#ff9da6", "arrowhead": 2, "arrowsize": 0.8, "ax": 20, "ay": -20, "font": {"color": "#ff9da6", "size": 9}, "showarrow": true, "text": "scream (L13)", "x": 13, "y": 0.7345}, {"font": {"color": "#999", "size": 10}, "showarrow": false, "text": "syntactic", "x": 0.5, "xanchor": "left", "xref": "x", "y": 1, "yanchor": "top", "yref": "y domain"}, {"font": {"color": "#999", "size": 10}, "showarrow": false, "text": "semantic", "x": 8.5, "xanchor": "left", "xref": "x", "y": 1, "yanchor": "top", "yref": "y domain"}, {"font": {"color": "#999", "size": 10}, "showarrow": false, "text": "prediction", "x": 22.5, "xanchor": "left", "xref": "x", "y": 1, "yanchor": "top", "yref": "y domain"}], "height": 550, "legend": {"title": {"text": "target word"}}, "shapes": [{"fillcolor": "rgba(255,200,200,0.08)", "line": {"width": 0}, "type": "rect", "x0": 0.5, "x1": 8.5, "xref": "x", "y0": 0, "y1": 1, "yref": "y domain"}, {"fillcolor": "rgba(200,255,200,0.08)", "line": {"width": 0}, "type": "rect", "x0": 8.5, "x1": 22.5, "xref": "x", "y0": 0, "y1": 1, "yref": "y domain"}, {"fillcolor": "rgba(200,200,255,0.08)", "line": {"width": 0}, "type": "rect", "x0": 22.5, "x1": 32.5, "xref": "x", "y0": 0, "y1": 1, "yref": "y domain"}], "title": {"text": "Displacement through layers: \"hit\" — \"He was so angry he wanted to\""}, "width": 1100, "xaxis": {"range": [-0.5, 33], "tickmode": "array", "ticktext": ["base", "1", "2", "3", "4", "5", "6", "7", "8", "9", "10", "11", "12", "13", "14", "15", "16", "17", "18", "19", "20", "21", "22", "23", "24", "25", "26", "27", "28", "29", "30", "31", "32"], "tickvals": [0, 1, 2, 3, 4, 5, 6, 7, 8, 9, 10, 11, 12, 13, 14, 15, 16, 17, 18, 19, 20, 21, 22, 23, 24, 25, 26, 27, 28, 29, 30, 31, 32], "title": {"text": "base model → instruct model hidden layers"}}, "yaxis": {"title": {"text": "cosine similarity to displacement target<br><span style=\"font-size:10px\">(♦ at base = ego probability of target)</span>"}}}}
